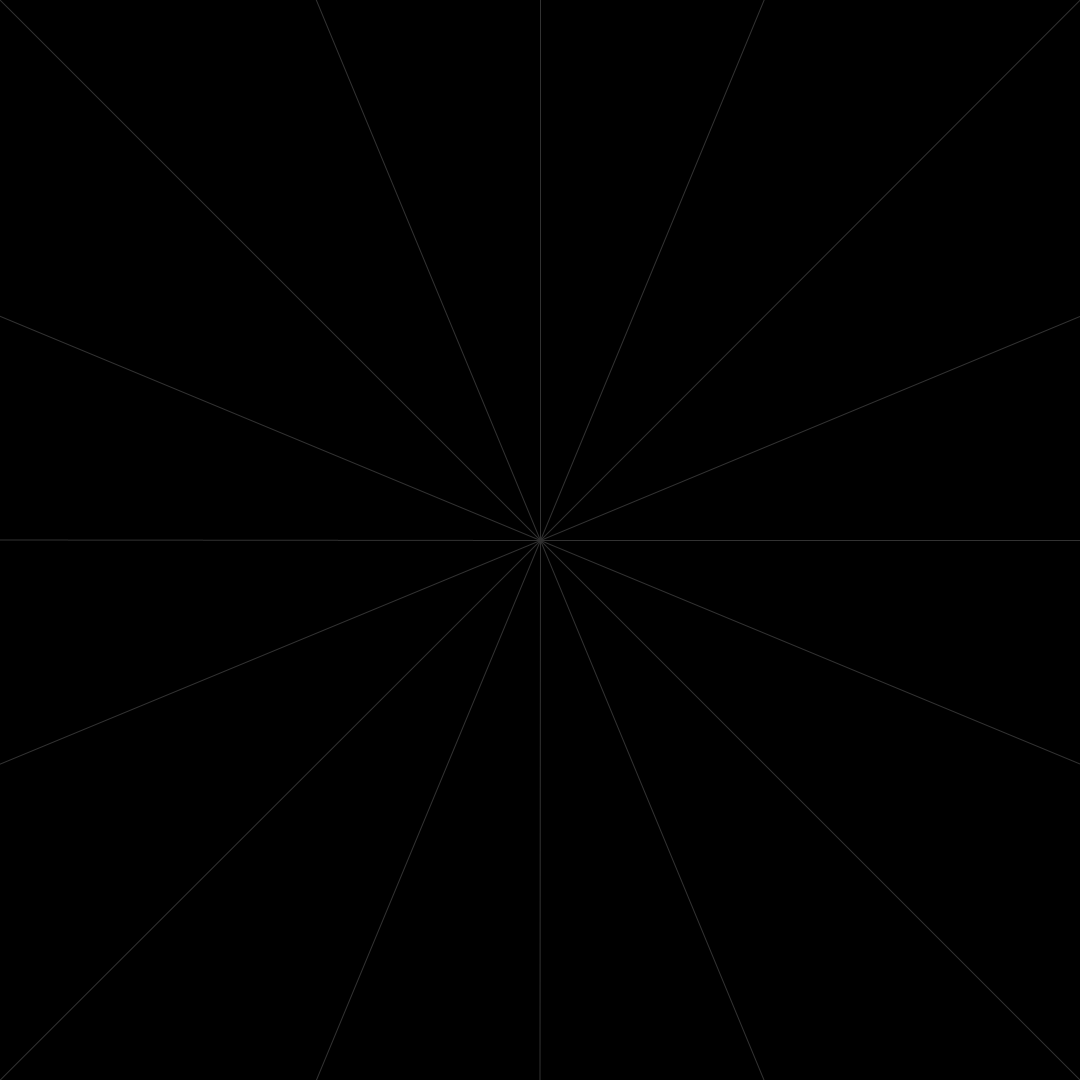
Frame 1 (no input)
Frame 60 (the mouse pressed at the canvas centre just before this capture): identical to frame 1, image omitted
Frame 120 (the mouse held since frame 60 and released just before this capture): identical to frame 1, image omitted

The Processing sketch that drew this single still picture (run headless with seeded random() and noise(); from frame 60 on, the mouse is pressed at the canvas centre):

// Processing sketch: swirlDraw
// ── swirlDraw.pde
float px;
float py;

int count = 16;

float offset;

void setup() {
  size(1080, 1080);
  background(0);
  stroke(50);
  offset  = (2 * PI)/count;
  for(int i = 0; i < count; i ++) {
    line(width/2, height/2, width/2 + cos(i * offset) * width,height/2 + sin(i * offset) * height);
  }
  colorMode(HSB);
  strokeWeight(3);
}

void draw() {}

void mousePressed() {
  px = mouseX;
  py = mouseY;
}

void mouseDragged() {
  
  
  float ang = atan2(mouseY - height/2, mouseX - width/2);
  float dist = sqrt(sq(mouseY - height/2) + sq(mouseX - width/2));
  
  float pang = atan2(py - height/2, px - width/2);
  float pdist = sqrt(sq(py - height/2) + sq(px - width/2));
  
  stroke(map(dist, 0, sqrt(sq(width/2) * 2), 0, 255), 255, 255);
  
  for(int i = 0; i < count; i ++) {
    float x1 = cos(ang + i * offset) * dist + width/2;
    float x2 = cos(pang + i * offset) * pdist + width/2;
    float y1 = sin(ang + i * offset) * dist + height/2;
    float y2 = sin(pang + i * offset) * pdist + height/2;
    
    line(x1, y1, x2, y2);
  }
  
  px = mouseX;
  py = mouseY;
  
}
